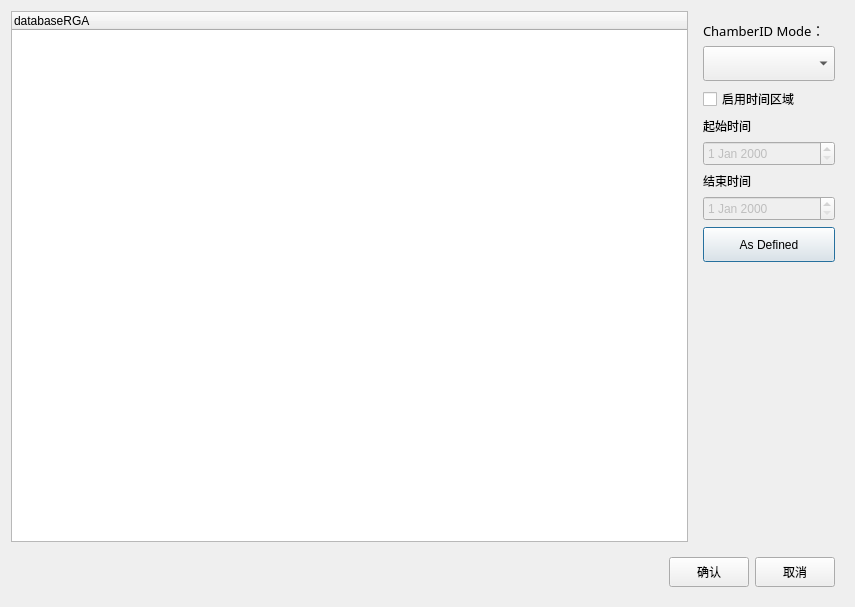
<?xml version="1.0" encoding="UTF-8"?>
<ui version="4.0">
 <class>sDefinePlotDataDlg</class>
 <widget class="QDialog" name="sDefinePlotDataDlg">
  <property name="geometry">
   <rect>
    <x>0</x>
    <y>0</y>
    <width>855</width>
    <height>607</height>
   </rect>
  </property>
  <property name="windowTitle">
   <string>Dialog</string>
  </property>
  <layout class="QGridLayout" name="gridLayout">
   <item row="0" column="0">
    <widget class="QTreeWidget" name="treeWidget">
     <column>
      <property name="text">
       <string>databaseRGA</string>
      </property>
     </column>
    </widget>
   </item>
   <item row="0" column="1">
    <widget class="QWidget" name="widget_2" native="true">
     <property name="minimumSize">
      <size>
       <width>150</width>
       <height>0</height>
      </size>
     </property>
     <layout class="QGridLayout" name="gridLayout_2">
      <item row="7" column="0">
       <widget class="QPushButton" name="btnChk">
        <property name="minimumSize">
         <size>
          <width>0</width>
          <height>35</height>
         </size>
        </property>
        <property name="text">
         <string>As Defined</string>
        </property>
       </widget>
      </item>
      <item row="0" column="0">
       <widget class="QLabel" name="lb_chamberID">
        <property name="font">
         <font>
          <family>微软雅黑</family>
          <pointsize>10</pointsize>
          <weight>50</weight>
          <bold>false</bold>
         </font>
        </property>
        <property name="text">
         <string>ChamberID Mode：</string>
        </property>
       </widget>
      </item>
      <item row="6" column="0">
       <widget class="QDateEdit" name="dateEditEnd">
        <property name="enabled">
         <bool>false</bool>
        </property>
        <property name="minimumSize">
         <size>
          <width>0</width>
          <height>25</height>
         </size>
        </property>
        <property name="readOnly">
         <bool>false</bool>
        </property>
       </widget>
      </item>
      <item row="1" column="0">
       <widget class="QComboBox" name="comChamberID">
        <property name="minimumSize">
         <size>
          <width>0</width>
          <height>35</height>
         </size>
        </property>
       </widget>
      </item>
      <item row="4" column="0">
       <widget class="QDateEdit" name="dateEditStart">
        <property name="enabled">
         <bool>false</bool>
        </property>
        <property name="minimumSize">
         <size>
          <width>0</width>
          <height>25</height>
         </size>
        </property>
        <property name="readOnly">
         <bool>false</bool>
        </property>
       </widget>
      </item>
      <item row="3" column="0">
       <widget class="QLabel" name="label_2">
        <property name="text">
         <string>起始时间</string>
        </property>
       </widget>
      </item>
      <item row="5" column="0">
       <widget class="QLabel" name="label_3">
        <property name="text">
         <string>结束时间</string>
        </property>
       </widget>
      </item>
      <item row="8" column="0">
       <spacer name="verticalSpacer">
        <property name="orientation">
         <enum>Qt::Vertical</enum>
        </property>
        <property name="sizeHint" stdset="0">
         <size>
          <width>20</width>
          <height>40</height>
         </size>
        </property>
       </spacer>
      </item>
      <item row="2" column="0">
       <widget class="QCheckBox" name="chk_enabledDate">
        <property name="text">
         <string>启用时间区域</string>
        </property>
       </widget>
      </item>
     </layout>
    </widget>
   </item>
   <item row="1" column="0" colspan="2">
    <widget class="QWidget" name="widget" native="true">
     <layout class="QHBoxLayout" name="horizontalLayout">
      <item>
       <spacer name="horizontalSpacer">
        <property name="orientation">
         <enum>Qt::Horizontal</enum>
        </property>
        <property name="sizeHint" stdset="0">
         <size>
          <width>40</width>
          <height>20</height>
         </size>
        </property>
       </spacer>
      </item>
      <item>
       <widget class="QPushButton" name="btnOk">
        <property name="minimumSize">
         <size>
          <width>0</width>
          <height>30</height>
         </size>
        </property>
        <property name="text">
         <string>确认</string>
        </property>
       </widget>
      </item>
      <item>
       <widget class="QPushButton" name="btnCancel">
        <property name="minimumSize">
         <size>
          <width>0</width>
          <height>30</height>
         </size>
        </property>
        <property name="text">
         <string>取消</string>
        </property>
       </widget>
      </item>
     </layout>
    </widget>
   </item>
  </layout>
 </widget>
 <resources/>
 <connections/>
</ui>
